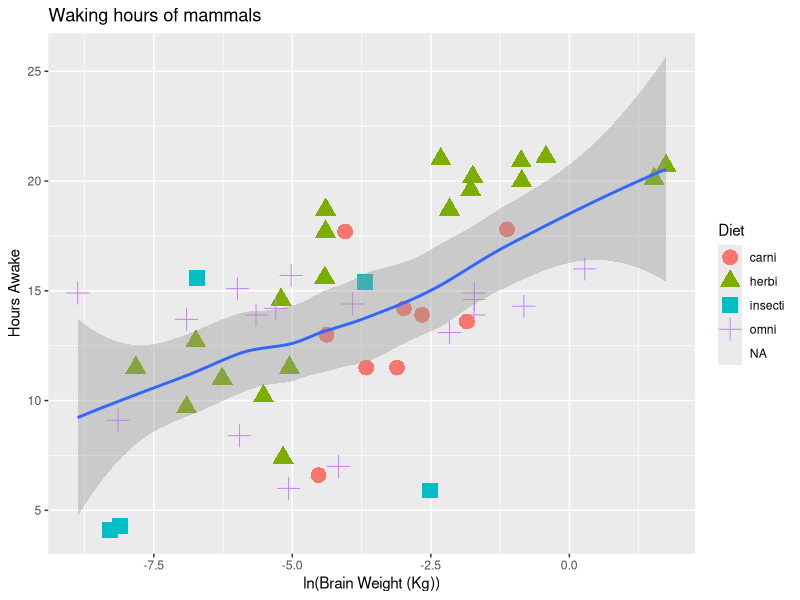
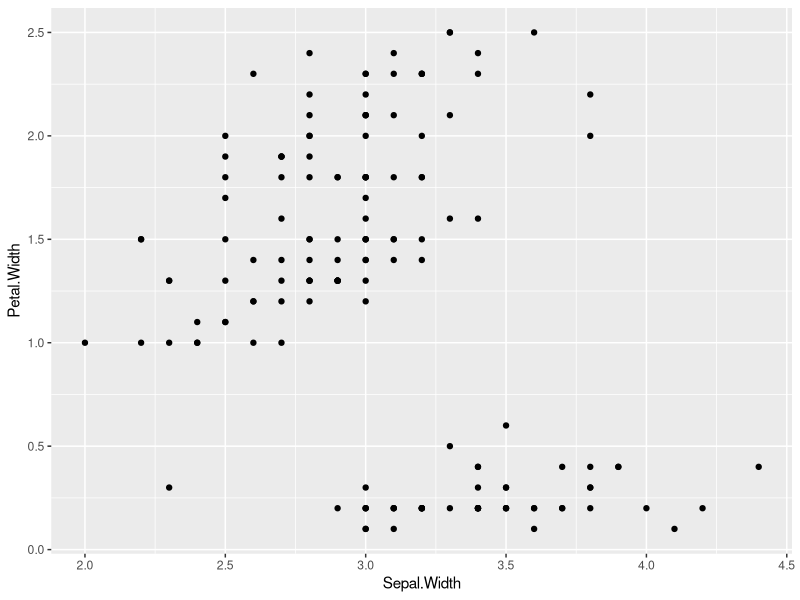
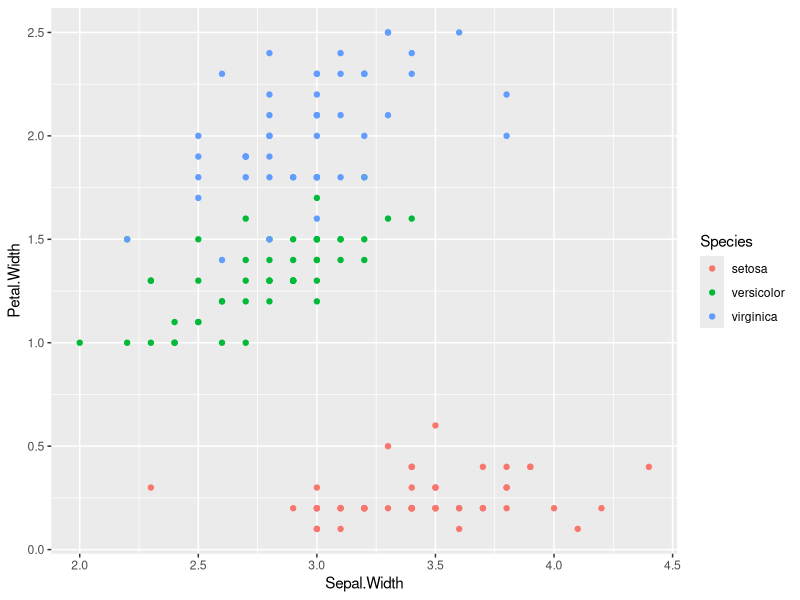
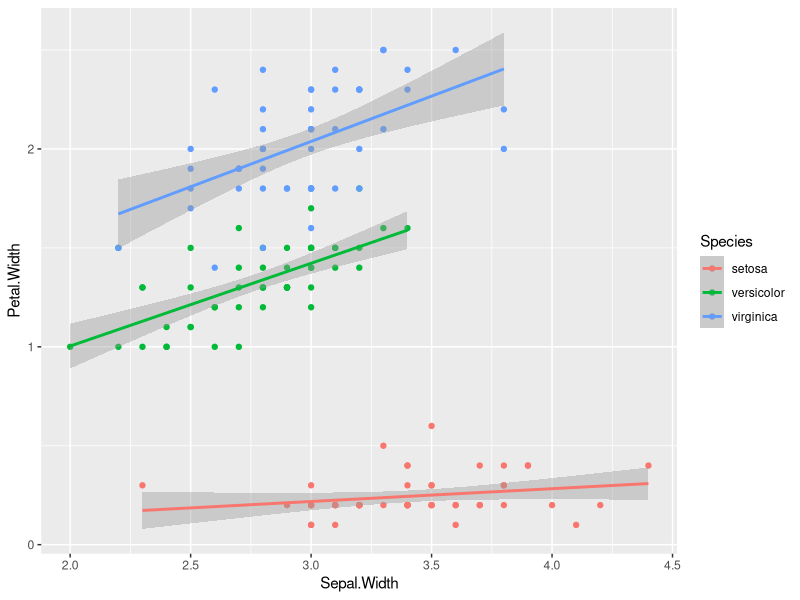
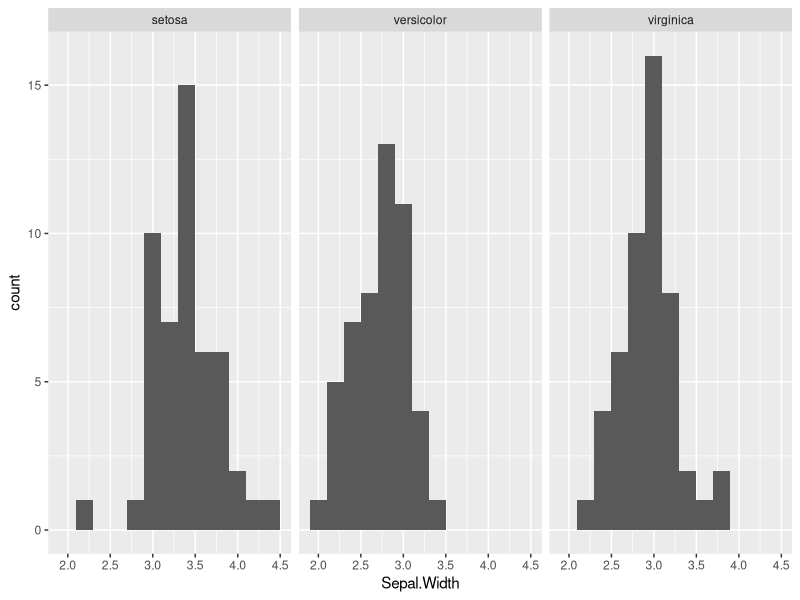
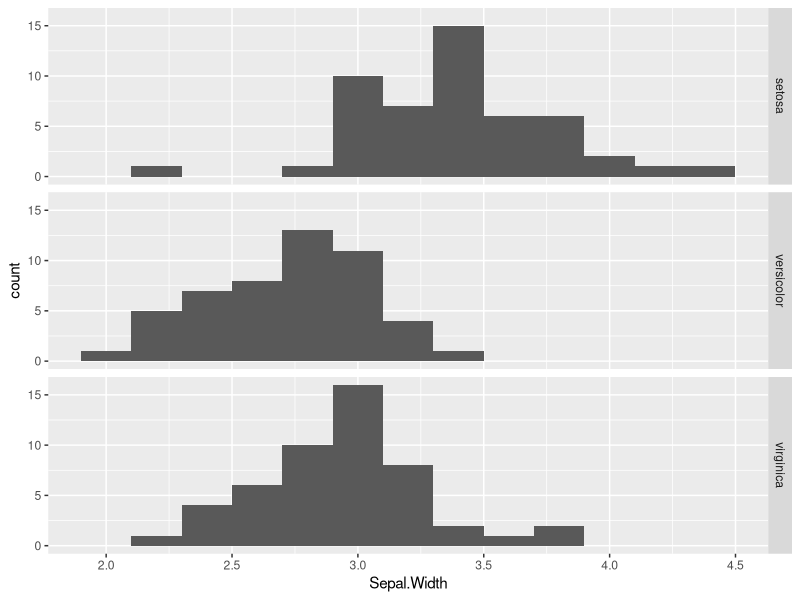
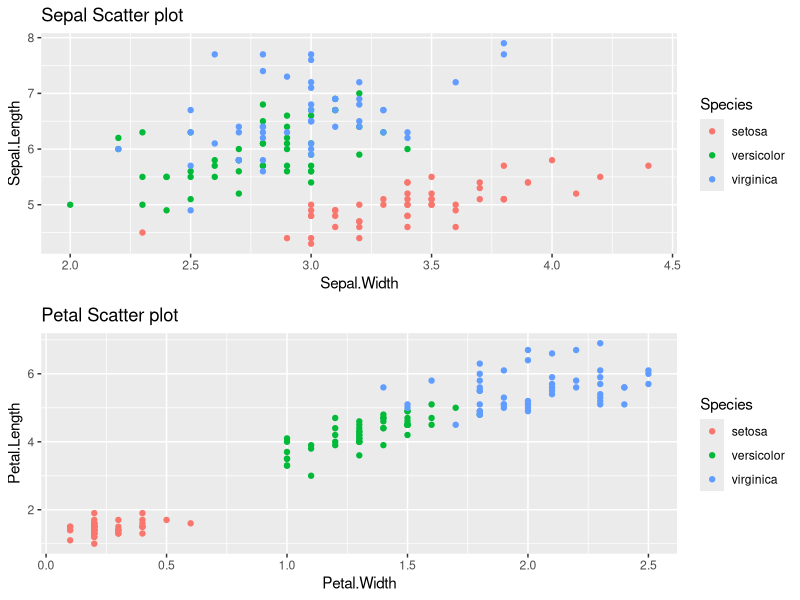
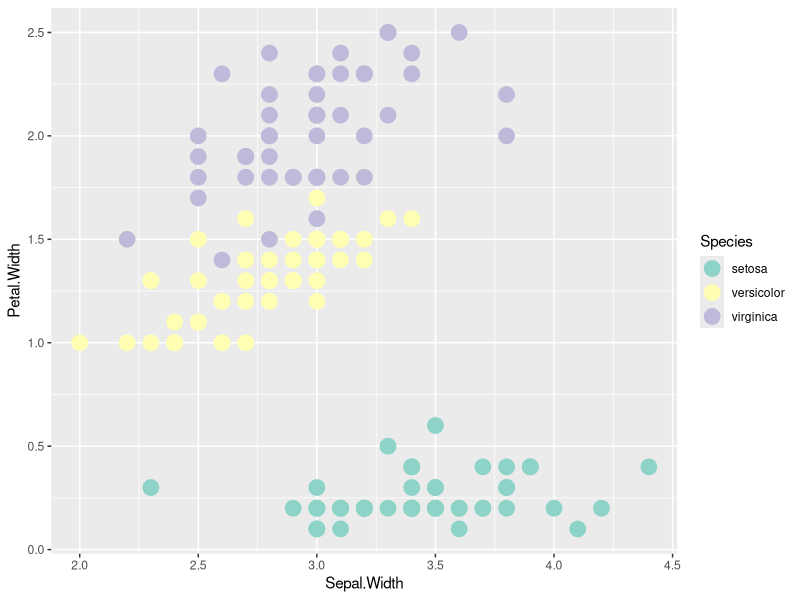

These figures' R source, in order:
## ---- chunk 1
library(ggplot2)
## ---- chunk 2
ggplot(msleep, aes(x = log(brainwt), y = awake)) + 
  geom_point(aes(color = vore, shape = vore), size = 5) +
  stat_smooth() + 
  labs(title = "Waking hours of mammals",
       x = "ln(Brain Weight (Kg))",
       y = "Hours Awake",
       color = "Diet",
       shape = "Diet")
## ---- chunk 3
ggplot(iris, aes(x = Sepal.Width, y = Petal.Width)) + 
  geom_point() 
## ---- chunk 4
ggplot(iris, aes(x = Sepal.Width, y = Petal.Width)) + 
  geom_point(aes(color = Species)) 
## ---- chunk 5
ggplot(iris, aes(x = Sepal.Width, y = Petal.Width)) + 
  geom_point(aes(color = Species)) + 
  stat_smooth(method="lm", aes(color = Species))
## ---- chunk 6
ggplot(iris, aes(x = Sepal.Width)) +
  geom_histogram(binwidth = 0.2) + 
  facet_wrap( ~ Species)
## ---- chunk 7
ggplot(iris, aes(x = Sepal.Width)) + 
  geom_histogram(binwidth = 0.2) + 
  facet_grid(Species ~ .)
## ---- chunk 8
library(gridExtra)
## ---- chunk 9
g.sepal <- ggplot(iris, aes(x = Sepal.Width, y = Sepal.Length)) + 
  geom_point(aes(color = Species)) +
  labs(title = "Sepal Scatter plot")

g.petal <- ggplot(iris, aes(x = Petal.Width, y = Petal.Length)) + 
  geom_point(aes(color = Species)) +
  labs(title = "Petal Scatter plot")
## ---- chunk 10
grid.arrange(g.sepal, g.petal)
## ---- chunk 11
ggplot(iris, aes(x = Sepal.Width, y = Petal.Width)) + 
  geom_point(aes(color = Species), size = 5) +
  scale_color_brewer(palette = "Set3")
## ---- chunk 12
# making four graphs to show some different color pallettes
g.brew1 <- ggplot(iris, aes(x = Sepal.Width, y = Petal.Width)) + 
  geom_point(aes(color = Species), size = 4, alpha = 0.5) +
  scale_color_brewer(palette = "Set1") + ggtitle("ColorBrewer Set1")
g.brew2 <- ggplot(iris, aes(x = Sepal.Width, y = Petal.Width)) + 
  geom_point(aes(color = Species), size = 4, alpha = 0.5) +
  scale_color_brewer(palette = "Set2") + ggtitle("ColorBrewer Set2")
## ---- chunk 13
grid.arrange(g.brew1, g.brew2)
## ---- chunk 14
g.sepal + scale_color_manual(values = c("#1BE7FF", "#6EEB83", "#FF9502"))
## ---- chunk 15
ggplot(iris, aes(x = Sepal.Width, y = Petal.Width)) + 
  geom_point(aes(color = Species)) + 
  stat_smooth(method="lm", aes(color = Species)) + 
  theme_bw()
## ---- chunk 16
# making four plots to then later display in a grid

g.bw <- ggplot(iris, aes(x = Sepal.Width, y = Petal.Width)) + 
  geom_point(aes(color = Species)) + 
  stat_smooth(method="lm", aes(color = Species)) + 
  theme_bw() + ggtitle("theme_bw")
g.minimal <- ggplot(iris, aes(x = Sepal.Width, y = Petal.Width)) + 
  geom_point(aes(color = Species)) + 
  stat_smooth(method="lm", aes(color = Species)) + 
  theme_minimal() + ggtitle("theme_minimal")
g.linedraw <- ggplot(iris, aes(x = Sepal.Width, y = Petal.Width)) + 
  geom_point(aes(color = Species)) + 
  stat_smooth(method="lm", aes(color = Species)) + 
  theme_linedraw() + ggtitle("theme_linedraw")
g.grey <- ggplot(iris, aes(x = Sepal.Width, y = Petal.Width)) + 
  geom_point(aes(color = Species)) + 
  stat_smooth(method="lm", aes(color = Species)) + 
  theme_grey() + ggtitle("theme_grey AKA default")
## ---- chunk 17
grid.arrange(g.bw, g.minimal, g.linedraw, g.grey)
## ---- chunk 18
theme_dned <- theme_bw() +
  theme(axis.text = element_text(size = rel(0.8),colour = "grey50"),
        plot.title = element_text(size = rel(1.2)),
        panel.grid.major = element_line(colour = "#643B0F"),
        panel.grid.minor = element_line(colour = NA ),
        panel.background = element_rect( fill = "#EFE0B9" ),
        plot.background = element_rect(fill = "#FFFFF0"))
## ---- chunk 19
theme_set(theme_dned)
## ---- chunk 20
ggplot(iris, aes(x = Sepal.Width, y = Petal.Width)) + 
  geom_point(aes(color = Species)) + 
  stat_smooth(method="lm", aes(color = Species))
## ---- chunk 21
theme_bw
